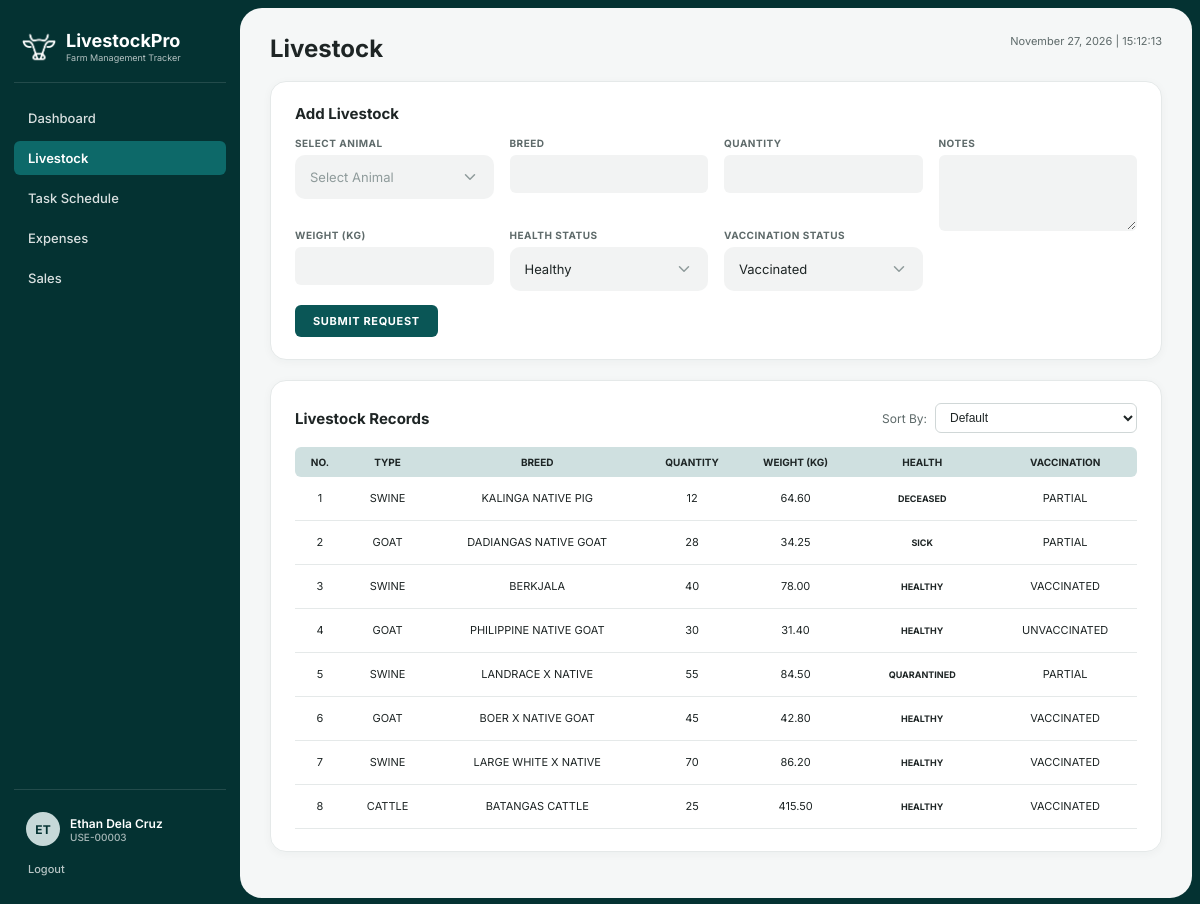
/livestock.php (signed in), run on the app's committed database.
### tables this page shows
CREATE TABLE `livestock` (
  `livestock_id` varchar(45) NOT NULL,
  `user_id` varchar(45) NOT NULL,
  `animal_type` varchar(50) NOT NULL,
  `breed` varchar(50) NOT NULL,
  `quantity` int NOT NULL,
  `weight` decimal(8,2) NOT NULL,
  `health_status` varchar(50) NOT NULL,
  `vaccination_status` varchar(50) DEFAULT NULL,
  `vaccination_date` date DEFAULT NULL,
  `date_recorded` datetime NOT NULL
);

### livestock.php (the view, shortened to what this page needs)
<?php
require_once 'includes/db_connect.php';
$full_name = trim(($_SESSION['first_name'] ?? 'Juan') . ' ' . ($_SESSION['last_name'] ?? 'Dela Cruz'));
$user_id   = $_SESSION['user_id'];
$role      = strtoupper($_SESSION['user_type'] ?? 'O');
$business  = trim((string)($_SESSION['business_name'] ?? ''));
$rec_stmt = $pdo->prepare("
    SELECT l.*
    FROM `livestock` l
    JOIN `user` u ON l.user_id COLLATE utf8mb4_unicode_ci = u.user_id COLLATE utf8mb4_unicode_ci
    WHERE LOWER(TRIM(u.business_name)) = LOWER(TRIM(:bname))
    ORDER BY l.`livestock_id` DESC
");
$rec_stmt->execute(['bname' => $business]);
$records = $rec_stmt->fetchAll();
?>
<!DOCTYPE html>
<html lang="en">
<head>
  <link rel="stylesheet" href="css/style.css">
</head>
<body>
  <div class="app-shell">
    <aside class="sidebar">
      <div class="sidebar-brand">
        <div class="sidebar-brand-row">
          <img src="assets/logo.png" alt="LivestockPro Logo" class="sidebar-logo-img">
          <div>
            <div class="sidebar-brand-title">LivestockPro</div>
            <div class="sidebar-brand-sub">Farm Management Tracker</div>
          </div>
        </div>
      </div>
      <ul class="sidebar-nav">
        <li><a href="<?= $role === 'O' ? 'owner_dashboard.php' : 'staff_dashboard.php' ?>">Dashboard</a></li>
        <li><a class="active" href="livestock.php">Livestock</a></li>
        <li><a href="task_schedule.php">Task Schedule</a></li>
        <li><a href="expenses.php">Expenses</a></li>
        <li><a href="sales.php">Sales</a></li>
      </ul>
      <div class="sidebar-user-wrap">
        <a class="sidebar-user-link" href="profile.php">
          <div class="sidebar-avatar"><?= strtoupper(substr($full_name, 0, 2)) ?></div>
          <div style="flex:1;">
            <div class="sidebar-user-name"><?= htmlspecialchars($full_name) ?></div>
            <div class="sidebar-user-id"><?= htmlspecialchars($user_id) ?></div>
          </div>
        </a>
        <a class="sidebar-logout-link" href="logout.php">Logout</a>
      </div>
    </aside>
    <main class="main-content">
      <div class="page-header">
        <h1 class="page-title">Livestock</h1>
        <div class="page-datetime"><?= date('F d, Y | H:i:s') ?></div>
      </div>
      <div class="card">
        <div class="card-title">Add Livestock</div>
        <form method="POST" action="livestock.php">
          <div class="form-grid-4">
            <div class="form-group">
              <label class="form-label">SELECT ANIMAL</label>
              <select class="form-control" name="animal_type" required>
                <option value="">Select Animal</option>
              </select>
            </div>
            <div class="form-group">
              <label class="form-label">BREED</label>
              <input class="form-control" type="text" name="breed" required>
            </div>
            <div class="form-group">
              <label class="form-label">QUANTITY</label>
              <input class="form-control" type="number" name="quantity" min="1" required>
            </div>
            <div class="form-group" style="grid-row: span 2; margin-bottom:0;">
              <label class="form-label">NOTES</label>
              <textarea class="form-control" name="notes"></textarea>
            </div>
            <div class="form-group">
              <label class="form-label">WEIGHT (KG)</label>
              <input class="form-control" type="number" step="0.01" name="weight" required>
            </div>
            <div class="form-group">
              <label class="form-label">HEALTH STATUS</label>
              <select class="form-control" name="health_status">
                <option value="Healthy">Healthy</option>
              </select>
            </div>
            <div class="form-group">
              <label class="form-label">VACCINATION STATUS</label>
              <select class="form-control" name="vaccination_status">
                <option value="Vaccinated">Vaccinated</option>
              </select>
            </div>
          </div>
          <button class="btn btn-primary" type="submit" name="add_livestock">
            <?= $role === 'O' ? 'ADD TO STOCK' : 'SUBMIT REQUEST' ?>
          </button>
        </form>
      </div>
      <div class="card">
        <div class="table-header-bar">
          <div class="card-title">Livestock Records</div>
          <div class="sort-controls">
            <label for="livestockSortSelect">Sort By:</label>
            <select id="livestockSortSelect" class="sort-select">
              <option value="">Default</option>
            </select>
          </div>
        </div>
        <table class="data-table" id="livestockTable">
          <thead>
            <tr>
              <th>NO.</th>
              <th class="sortable" data-col="1" data-type="string" title="Click to sort">TYPE</th>
              <th class="sortable" data-col="2" data-type="string" title="Click to sort">BREED</th>
              <th class="sortable" data-col="3" data-type="number" title="Click to sort">QUANTITY</th>
              <th class="sortable" data-col="4" data-type="number" title="Click to sort">WEIGHT (KG)</th>
              <th class="sortable" data-col="5" data-type="health" title="Click to sort">HEALTH</th>
              <th class="sortable" data-col="6" data-type="vacc" title="Click to sort">VACCINATION</th>
            </tr>
          </thead>
          <tbody>
            <?php foreach ($records as $i => $row): ?>
              <tr>
                <td><?= $i + 1 ?></td>
                <td><?= strtoupper(htmlspecialchars($row['animal_type'])) ?></td>
                <td><?= strtoupper(htmlspecialchars($row['breed'])) ?></td>
                <td><?= number_format((int)$row['quantity']) ?></td>
                <td><?= number_format((float)$row['weight'], 2) ?></td>
                <td><span class="badge badge-healthy"><?= strtoupper(htmlspecialchars($row['health_status'])) ?></span></td>
                <td><?= strtoupper(htmlspecialchars($row['vaccination_status'] ?? 'N/A')) ?></td>
              </tr>
            <?php endforeach; ?>
          </tbody>
        </table>
      </div>
    </main>
  </div>
</body>
</html>

### livestock.php (style rules this page uses)
.table-header-bar { display: flex; align-items: center; justify-content: space-between; flex-wrap: wrap; gap: 12px; margin-bottom: 14px; }
.table-header-bar .card-title { margin-bottom: 0; }
.sort-controls { display: flex; align-items: center; gap: 8px; font-size: 12px; color: var(--text-secondary); }
.sort-select { padding: 6px 10px; border: 1px solid var(--border-color, #d0d7d7); border-radius: 6px; background: var(--bg-card, #ffffff); color: var(--text-primary, #1e2525); font-size: 12px; cursor: pointer; }
table.data-table thead th.sortable { cursor: pointer; user-select: none; }

### data on the page
livestock: animal_type "SWINE", breed "KALINGA NATIVE PIG", quantity "12", weight "64.60", health_status "DECEASED", vaccination_status "PARTIAL"
livestock: animal_type "GOAT", breed "DADIANGAS NATIVE GOAT", quantity "28", weight "34.25", health_status "SICK", vaccination_status "PARTIAL"
livestock: animal_type "SWINE", breed "BERKJALA", quantity "40", weight "78.00", health_status "HEALTHY", vaccination_status "VACCINATED"
livestock: animal_type "GOAT", breed "PHILIPPINE NATIVE GOAT", quantity "30", weight "31.40", health_status "HEALTHY", vaccination_status "UNVACCINATED"
livestock: animal_type "SWINE", breed "LANDRACE X NATIVE", quantity "55", weight "84.50", health_status "QUARANTINED", vaccination_status "PARTIAL"
livestock: animal_type "GOAT", breed "BOER X NATIVE GOAT", quantity "45", weight "42.80", health_status "HEALTHY", vaccination_status "VACCINATED"
livestock: animal_type "SWINE", breed "LARGE WHITE X NATIVE", quantity "70", weight "86.20", health_status "HEALTHY", vaccination_status "VACCINATED"
livestock: animal_type "CATTLE", breed "BATANGAS CATTLE", quantity "25", weight "415.50", health_status "HEALTHY", vaccination_status "VACCINATED"

### other printed values
substr($full_name, 0, 2) "ET"
$full_name "Ethan Dela Cruz"
$user_id "USE-00003"
